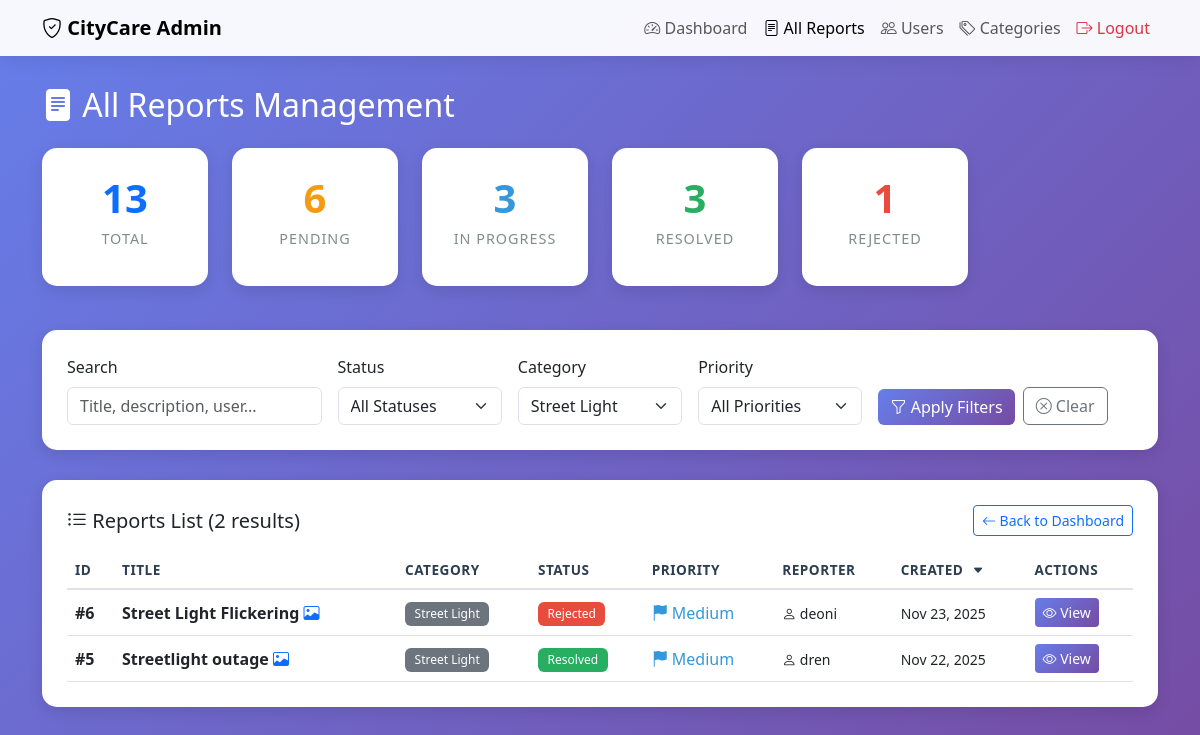
Page /admin/reports.php?category=4 (signed in) on the committed database.
### tables this page shows
CREATE TABLE `reports` (
  `id` int(11) NOT NULL,
  `user_id` int(11) NOT NULL,
  `category_id` int(11) NOT NULL,
  `title` varchar(200) NOT NULL,
  `description` text NOT NULL,
  `location_address` varchar(255) NOT NULL,
  `latitude` decimal(10,8) NOT NULL,
  `longitude` decimal(11,8) NOT NULL,
  `image_path` varchar(255) DEFAULT NULL,
  `status` enum('pending','in_progress','resolved','rejected') DEFAULT 'pending',
  `priority` enum('low','medium','high','urgent') DEFAULT 'medium',
  `admin_notes` text DEFAULT NULL,
  `created_at` timestamp NOT NULL DEFAULT current_timestamp(),
  `updated_at` timestamp NOT NULL DEFAULT current_timestamp() ON UPDATE current_timestamp(),
  `resolved_at` timestamp NULL DEFAULT NULL
);

CREATE TABLE `categories` (
  `id` int(11) NOT NULL,
  `name` varchar(50) NOT NULL,
  `icon` varchar(50) DEFAULT NULL,
  `color` varchar(20) DEFAULT NULL
);

CREATE TABLE `users` (
  `id` int(11) NOT NULL,
  `username` varchar(50) NOT NULL,
  `email` varchar(100) NOT NULL,
  `password` varchar(255) NOT NULL,
  `full_name` varchar(100) NOT NULL,
  `phone` varchar(20) DEFAULT NULL,
  `is_admin` tinyint(1) DEFAULT 0,
  `created_at` timestamp NOT NULL DEFAULT current_timestamp(),
  `report_streak` int(11) DEFAULT 0,
  `last_report_date` date DEFAULT NULL,
  `xp` int(11) DEFAULT 0,
  `level` int(11) DEFAULT 1
);

### admin/reports.php (the view, shortened to what this page needs)
<?php
require_once '../config/database.php';
$category_filter = isset($_GET['category']) ? $_GET['category'] : '';
$search = isset($_GET['search']) ? $_GET['search'] : '';
$sort = isset($_GET['sort']) ? $_GET['sort'] : 'created_at';
$order = isset($_GET['order']) ? $_GET['order'] : 'DESC';
$sql = "SELECT r.*, c.name as category_name, u.username, u.email
        FROM reports r
        LEFT JOIN categories c ON r.category_id = c.id
        LEFT JOIN users u ON r.user_id = u.id
        WHERE 1=1";
$params = [];
if ($category_filter) {
    $sql .= " AND r.category_id = ?";
    $params[] = $category_filter;
}
$sql .= " ORDER BY r.$sort $order";
$stmt = $conn->prepare($sql);
$stmt->execute($params);
$reports = $stmt->fetchAll();
$categories = $conn->query("SELECT * FROM categories ORDER BY name")->fetchAll();
$stats = [
    'total' => $conn->query("SELECT COUNT(*) FROM reports")->fetchColumn(),
    'pending' => $conn->query("SELECT COUNT(*) FROM reports WHERE status = 'pending'")->fetchColumn(),
    'in_progress' => $conn->query("SELECT COUNT(*) FROM reports WHERE status = 'in_progress'")->fetchColumn(),
    'resolved' => $conn->query("SELECT COUNT(*) FROM reports WHERE status = 'resolved'")->fetchColumn(),
    'rejected' => $conn->query("SELECT COUNT(*) FROM reports WHERE status = 'rejected'")->fetchColumn(),
];
?>
<!DOCTYPE html>
<html lang="en">
<head>
    <link href="https://cdn.jsdelivr.net/npm/bootstrap@5.3.0/dist/css/bootstrap.min.css" rel="stylesheet">
    <link rel="stylesheet" href="https://cdn.jsdelivr.net/npm/bootstrap-icons@1.11.0/font/bootstrap-icons.css">
</head>
<body>
    <nav class="navbar navbar-expand-lg navbar-light">
        <div class="container">
            <a class="navbar-brand fw-bold" href="dashboard.php">
                <i class="bi bi-shield-check"></i> CityCare Admin
            </a>
            <div class="collapse navbar-collapse" id="navbarNav">
                <ul class="navbar-nav ms-auto">
                    <li class="nav-item">
                        <a class="nav-link" href="dashboard.php">
                            <i class="bi bi-speedometer2"></i> Dashboard
                        </a>
                    </li>
                    <li class="nav-item">
                        <a class="nav-link active" href="reports.php">
                            <i class="bi bi-file-text"></i> All Reports
                        </a>
                    </li>
                    <li class="nav-item">
                        <a class="nav-link" href="users.php">
                            <i class="bi bi-people"></i> Users
                        </a>
                    </li>
                    <li class="nav-item">
                        <a class="nav-link" href="categories.php">
                            <i class="bi bi-tags"></i> Categories
                        </a>
                    </li>
                    <li class="nav-item">
                        <a class="nav-link text-danger" href="../logout.php">
                            <i class="bi bi-box-arrow-right"></i> Logout
                        </a>
                    </li>
                </ul>
            </div>
        </div>
    </nav>
    <div class="main-content">
        <div class="container">
            <h2 class="text-white mb-4">
                <i class="bi bi-file-text-fill"></i> All Reports Management
            </h2>
            <div class="row mb-4">
                <div class="col-md-2">
                    <div class="stats-card text-center">
                        <p class="stat-number text-primary"><?php echo $stats['total']; ?></p>
                        <p class="stat-label">Total</p>
                    </div>
                </div>
                <div class="col-md-2">
                    <div class="stats-card text-center">
                        <p class="stat-number" style="color: #f39c12;"><?php echo $stats['pending']; ?></p>
                        <p class="stat-label">Pending</p>
                    </div>
                </div>
                <div class="col-md-2">
                    <div class="stats-card text-center">
                        <p class="stat-number" style="color: #3498db;"><?php echo $stats['in_progress']; ?></p>
                        <p class="stat-label">In Progress</p>
                    </div>
                </div>
                <div class="col-md-2">
                    <div class="stats-card text-center">
                        <p class="stat-number" style="color: #27ae60;"><?php echo $stats['resolved']; ?></p>
                        <p class="stat-label">Resolved</p>
                    </div>
                </div>
                <div class="col-md-2">
                    <div class="stats-card text-center">
                        <p class="stat-number" style="color: #e74c3c;"><?php echo $stats['rejected']; ?></p>
                        <p class="stat-label">Rejected</p>
                    </div>
                </div>
            </div>
            <div class="filter-card">
                <form method="GET" action="" id="filterForm">
                    <div class="row g-3">
                        <div class="col-md-3">
                            <label class="form-label">Search</label>
                            <input type="text" name="search" class="form-control" placeholder="Title, description, user..." value="<?php echo htmlspecialchars($search); ?>">
                        </div>
                        <div class="col-md-2">
                            <label class="form-label">Status</label>
                            <select name="status" class="form-select">
                                <option value="">All Statuses</option>
                            </select>
                        </div>
                        <div class="col-md-2">
                            <label class="form-label">Category</label>
                            <select name="category" class="form-select">
                                <?php foreach ($categories as $cat): ?>
                                    <option value="<?php echo $cat['id']; ?>" <?php echo $category_filter == $cat['id'] ? 'selected' : ''; ?>>
                                        <?php echo htmlspecialchars($cat['name']); ?>
                                    </option>
                                <?php endforeach; ?>
                            </select>
                        </div>
                        <div class="col-md-2">
                            <label class="form-label">Priority</label>
                            <select name="priority" class="form-select">
                                <option value="">All Priorities</option>
                            </select>
                        </div>
                        <div class="col-md-3 d-flex align-items-end">
                            <button type="submit" class="btn btn-primary me-2">
                                <i class="bi bi-funnel"></i> Apply Filters
                            </button>
                            <a href="reports.php" class="btn btn-outline-secondary">
                                <i class="bi bi-x-circle"></i> Clear
                            </a>
                        </div>
                    </div>
                </form>
            </div>
            <div class="reports-table">
                <div class="d-flex justify-content-between align-items-center mb-3">
                    <h5 class="mb-0">
                        <i class="bi bi-list-ul"></i> Reports List (<?php echo count($reports); ?> results)
                    </h5>
                    <a href="dashboard.php" class="btn btn-outline-primary btn-sm">
                        <i class="bi bi-arrow-left"></i> Back to Dashboard
                    </a>
                </div>
                <?php if (count($reports) > 0): ?>
                <div class="table-responsive">
                    <table class="table table-hover align-middle">
                        <thead>
                            <tr>
                                <th onclick="sortTable('id')">
                                    ID
                                </th>
                                <th onclick="sortTable('title')">
                                    Title
                                </th>
                                <th>Category</th>
                                <th onclick="sortTable('status')">
                                    Status
                                </th>
                                <th onclick="sortTable('priority')">
                                    Priority
                                </th>
                                <th>Reporter</th>
                                <th onclick="sortTable('created_at')">
                                    Created
                                    <?php if ($sort === 'created_at'): ?>
                                        <i class="bi bi-caret-<?php echo $order === 'ASC' ? 'up' : 'down'; ?>-fill sort-icon"></i>
                                    <?php endif; ?>
                                </th>
                                <th>Actions</th>
                            </tr>
                        </thead>
                        <tbody>
                            <?php foreach ($reports as $report): ?>
                            <tr>
                                <td><strong>#<?php echo $report['id']; ?></strong></td>
                                <td>
                                    <strong><?php echo htmlspecialchars($report['title']); ?></strong>
                                    <?php if ($report['image_path']): ?>
                                        <i class="bi bi-image text-primary" title="Has photo"></i>
                                    <?php endif; ?>
                                </td>
                                <td>
                                    <span class="badge bg-secondary">
                                        <?php echo htmlspecialchars($report['category_name']); ?>
                                    </span>
                                </td>
                                <td>
                                    <span class="badge badge-<?php echo $report['status']; ?>">
                                        <?php echo ucwords(str_replace('_', ' ', $report['status'])); ?>
                                    </span>
                                </td>
                                <td>
                                    <span class="priority-<?php echo $report['priority']; ?>">
                                        <i class="bi bi-flag-fill"></i>
                                        <?php echo ucfirst($report['priority']); ?>
                                    </span>
                                </td>
                                <td>
                                    <small>
                                        <i class="bi bi-person"></i>
                                        <?php echo htmlspecialchars($report['username']); ?>
                                    </small>
                                </td>
                                <td>
                                    <small><?php echo date('M j, Y', strtotime($report['created_at'])); ?></small>
                                </td>
                                <td>
                                    <a href="view_report.php?id=<?php echo $report['id']; ?>" class="btn btn-sm btn-primary action-btn">
                                        <i class="bi bi-eye"></i> View
                                    </a>
                                </td>
                            </tr>
                            <?php endforeach; ?>
                        </tbody>
                    </table>
                </div>
                <?php endif; ?>
            </div>
        </div>
    </div>
</body>
</html>

### admin/reports.php (style rules this page uses)
:root { --primary-color: #2c3e50; --success-color: #27ae60; --warning-color: #f39c12; --danger-color: #e74c3c; --info-color: #3498db; }
body { background: linear-gradient(135deg, #667eea 0%, #764ba2 100%); min-height: 100vh; font-family: 'Segoe UI', Tahoma, Geneva, Verdana, sans-serif; }
.navbar { background: rgba(255, 255, 255, 0.95) !important; backdrop-filter: blur(10px); box-shadow: 0 2px 20px rgba(0,0,0,0.1); }
.main-content { padding: 30px 0; }
.stats-card { background: white; border-radius: 15px; padding: 20px; margin-bottom: 20px; box-shadow: 0 5px 15px rgba(0,0,0,0.1); transition: transform 0.3s ease; }
.stat-number { font-size: 2.5rem; font-weight: bold; margin: 0; }
.stat-label { color: #7f8c8d; font-size: 0.9rem; text-transform: uppercase; letter-spacing: 1px; }
.filter-card { background: white; border-radius: 15px; padding: 25px; margin-bottom: 30px; box-shadow: 0 5px 15px rgba(0,0,0,0.1); }
.reports-table { background: white; border-radius: 15px; padding: 25px; box-shadow: 0 5px 15px rgba(0,0,0,0.1); }
.table { margin-bottom: 0; }
.table thead th { border-bottom: 2px solid #dee2e6; color: var(--primary-color); font-weight: 600; text-transform: uppercase; font-size: 0.85rem; letter-spacing: 0.5px; cursor: pointer; user-select: none; }
.badge { padding: 0.5em 0.8em; font-weight: 500; }
.badge-resolved { background-color: #27ae60; }
.badge-rejected { background-color: #e74c3c; }
.priority-medium { color: #3498db; }
.btn-primary { background: linear-gradient(135deg, #667eea 0%, #764ba2 100%); border: none; }
.sort-icon { font-size: 0.7rem; margin-left: 5px; }
.action-btn { padding: 0.25rem 0.5rem; font-size: 0.875rem; }

### rows in the picture
reports: id "6", title "Street Light Flickering", category.name "Street Light", status "Rejected", priority "Medium", user.username "deoni", created_at "Nov 23, 2025"
reports: id "5", title "Streetlight outage", category.name "Street Light", status "Resolved", priority "Medium", user.username "dren", created_at "Nov 22, 2025"

### other values in the picture
$stats['total'] "13"
$stats['pending'] "6"
$stats['in_progress'] "3"
$stats['resolved'] "3"
$stats['rejected'] "1"
count($reports) "2"
form field category "Street Light"
